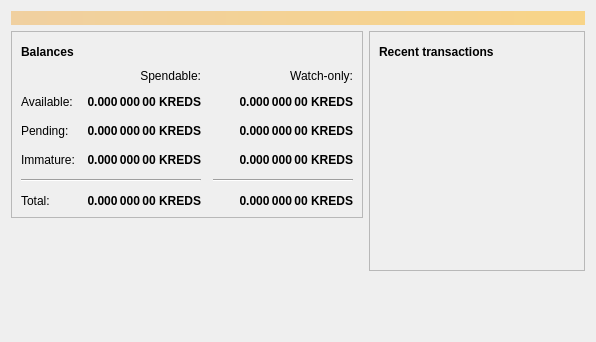
<?xml version="1.0" encoding="UTF-8"?>
<ui version="4.0">
 <class>OverviewPage</class>
 <widget class="QWidget" name="OverviewPage">
  <property name="geometry">
   <rect>
    <x>0</x>
    <y>0</y>
    <width>596</width>
    <height>342</height>
   </rect>
  </property>
  <property name="windowTitle">
   <string>Form</string>
  </property>
  <layout class="QVBoxLayout" name="topLayout">
   <item>
    <widget class="QLabel" name="labelAlerts">
     <property name="visible">
      <bool>false</bool>
     </property>
     <property name="styleSheet">
      <string notr="true">QLabel { background-color: qlineargradient(x1: 0, y1: 0, x2: 1, y2: 0, stop:0 #F0D0A0, stop:1 #F8D488); color:#000000; }</string>
     </property>
     <property name="wordWrap">
      <bool>true</bool>
     </property>
     <property name="margin">
      <number>3</number>
     </property>
     <property name="textInteractionFlags">
      <set>Qt::TextSelectableByMouse</set>
     </property>
    </widget>
   </item>
   <item>
    <layout class="QHBoxLayout" name="horizontalLayout" stretch="1,1">
     <item>
      <layout class="QVBoxLayout" name="verticalLayout_2">
       <item>
        <widget class="QFrame" name="frame">
         <property name="frameShape">
          <enum>QFrame::StyledPanel</enum>
         </property>
         <property name="frameShadow">
          <enum>QFrame::Raised</enum>
         </property>
         <layout class="QVBoxLayout" name="verticalLayout_4">
          <item>
           <layout class="QHBoxLayout" name="horizontalLayout_4">
            <item>
             <widget class="QLabel" name="label_5">
              <property name="font">
               <font>
                <weight>75</weight>
                <bold>true</bold>
               </font>
              </property>
              <property name="text">
               <string>Balances</string>
              </property>
             </widget>
            </item>
            <item>
             <widget class="QPushButton" name="labelWalletStatus">
              <property name="enabled">
               <bool>true</bool>
              </property>
              <property name="maximumSize">
               <size>
                <width>30</width>
                <height>16777215</height>
               </size>
              </property>
              <property name="toolTip">
               <string>The displayed information may be out of date. Your wallet automatically synchronizes with the Kreds network after a connection is established, but this process has not completed yet.</string>
              </property>
              <property name="text">
               <string/>
              </property>
              <property name="icon">
               <iconset resource="../kreds.qrc">
                <normaloff>:/icons/warning</normaloff>
                <disabledoff>:/icons/warning</disabledoff>:/icons/warning</iconset>
              </property>
              <property name="iconSize">
               <size>
                <width>24</width>
                <height>24</height>
               </size>
              </property>
              <property name="flat">
               <bool>true</bool>
              </property>
             </widget>
            </item>
            <item>
             <spacer name="horizontalSpacer_3">
              <property name="orientation">
               <enum>Qt::Horizontal</enum>
              </property>
              <property name="sizeHint" stdset="0">
               <size>
                <width>40</width>
                <height>20</height>
               </size>
              </property>
             </spacer>
            </item>
           </layout>
          </item>
          <item>
           <layout class="QGridLayout" name="gridLayout">
            <property name="spacing">
             <number>12</number>
            </property>
            <item row="2" column="2">
             <widget class="QLabel" name="labelWatchPending">
              <property name="font">
               <font>
                <weight>75</weight>
                <bold>true</bold>
               </font>
              </property>
              <property name="cursor">
               <cursorShape>IBeamCursor</cursorShape>
              </property>
              <property name="toolTip">
               <string>Unconfirmed transactions to watch-only addresses</string>
              </property>
              <property name="text">
               <string notr="true">0.000 000 00 KREDS</string>
              </property>
              <property name="alignment">
               <set>Qt::AlignRight|Qt::AlignTrailing|Qt::AlignVCenter</set>
              </property>
              <property name="textInteractionFlags">
               <set>Qt::LinksAccessibleByMouse|Qt::TextSelectableByKeyboard|Qt::TextSelectableByMouse</set>
              </property>
             </widget>
            </item>
            <item row="2" column="1">
             <widget class="QLabel" name="labelUnconfirmed">
              <property name="font">
               <font>
                <weight>75</weight>
                <bold>true</bold>
               </font>
              </property>
              <property name="cursor">
               <cursorShape>IBeamCursor</cursorShape>
              </property>
              <property name="toolTip">
               <string>Total of transactions that have yet to be confirmed, and do not yet count toward the spendable balance</string>
              </property>
              <property name="text">
               <string notr="true">0.000 000 00 KREDS</string>
              </property>
              <property name="alignment">
               <set>Qt::AlignRight|Qt::AlignTrailing|Qt::AlignVCenter</set>
              </property>
              <property name="textInteractionFlags">
               <set>Qt::LinksAccessibleByMouse|Qt::TextSelectableByKeyboard|Qt::TextSelectableByMouse</set>
              </property>
             </widget>
            </item>
            <item row="3" column="2">
             <widget class="QLabel" name="labelWatchImmature">
              <property name="font">
               <font>
                <weight>75</weight>
                <bold>true</bold>
               </font>
              </property>
              <property name="cursor">
               <cursorShape>IBeamCursor</cursorShape>
              </property>
              <property name="toolTip">
               <string>Mined balance in watch-only addresses that has not yet matured</string>
              </property>
              <property name="text">
               <string notr="true">0.000 000 00 KREDS</string>
              </property>
              <property name="alignment">
               <set>Qt::AlignRight|Qt::AlignTrailing|Qt::AlignVCenter</set>
              </property>
              <property name="textInteractionFlags">
               <set>Qt::LinksAccessibleByMouse|Qt::TextSelectableByKeyboard|Qt::TextSelectableByMouse</set>
              </property>
             </widget>
            </item>
            <item row="4" column="0" colspan="2">
             <widget class="Line" name="line">
              <property name="orientation">
               <enum>Qt::Horizontal</enum>
              </property>
             </widget>
            </item>
            <item row="4" column="2">
             <widget class="Line" name="lineWatchBalance">
              <property name="sizePolicy">
               <sizepolicy hsizetype="Preferred" vsizetype="Fixed">
                <horstretch>0</horstretch>
                <verstretch>0</verstretch>
               </sizepolicy>
              </property>
              <property name="minimumSize">
               <size>
                <width>140</width>
                <height>0</height>
               </size>
              </property>
              <property name="orientation">
               <enum>Qt::Horizontal</enum>
              </property>
             </widget>
            </item>
            <item row="5" column="0">
             <widget class="QLabel" name="labelTotalText">
              <property name="text">
               <string>Total:</string>
              </property>
             </widget>
            </item>
            <item row="3" column="1">
             <widget class="QLabel" name="labelImmature">
              <property name="font">
               <font>
                <weight>75</weight>
                <bold>true</bold>
               </font>
              </property>
              <property name="cursor">
               <cursorShape>IBeamCursor</cursorShape>
              </property>
              <property name="toolTip">
               <string>Mined balance that has not yet matured</string>
              </property>
              <property name="text">
               <string notr="true">0.000 000 00 KREDS</string>
              </property>
              <property name="alignment">
               <set>Qt::AlignRight|Qt::AlignTrailing|Qt::AlignVCenter</set>
              </property>
              <property name="textInteractionFlags">
               <set>Qt::LinksAccessibleByMouse|Qt::TextSelectableByKeyboard|Qt::TextSelectableByMouse</set>
              </property>
             </widget>
            </item>
            <item row="2" column="3">
             <spacer name="horizontalSpacer_2">
              <property name="orientation">
               <enum>Qt::Horizontal</enum>
              </property>
              <property name="sizeHint" stdset="0">
               <size>
                <width>40</width>
                <height>20</height>
               </size>
              </property>
             </spacer>
            </item>
            <item row="3" column="0">
             <widget class="QLabel" name="labelImmatureText">
              <property name="text">
               <string>Immature:</string>
              </property>
             </widget>
            </item>
            <item row="5" column="1">
             <widget class="QLabel" name="labelTotal">
              <property name="font">
               <font>
                <weight>75</weight>
                <bold>true</bold>
               </font>
              </property>
              <property name="cursor">
               <cursorShape>IBeamCursor</cursorShape>
              </property>
              <property name="toolTip">
               <string>Your current total balance</string>
              </property>
              <property name="text">
               <string notr="true">0.000 000 00 KREDS</string>
              </property>
              <property name="alignment">
               <set>Qt::AlignRight|Qt::AlignTrailing|Qt::AlignVCenter</set>
              </property>
              <property name="textInteractionFlags">
               <set>Qt::LinksAccessibleByMouse|Qt::TextSelectableByKeyboard|Qt::TextSelectableByMouse</set>
              </property>
             </widget>
            </item>
            <item row="5" column="2">
             <widget class="QLabel" name="labelWatchTotal">
              <property name="font">
               <font>
                <weight>75</weight>
                <bold>true</bold>
               </font>
              </property>
              <property name="cursor">
               <cursorShape>IBeamCursor</cursorShape>
              </property>
              <property name="toolTip">
               <string>Current total balance in watch-only addresses</string>
              </property>
              <property name="text">
               <string notr="true">0.000 000 00 KREDS</string>
              </property>
              <property name="alignment">
               <set>Qt::AlignRight|Qt::AlignTrailing|Qt::AlignVCenter</set>
              </property>
              <property name="textInteractionFlags">
               <set>Qt::LinksAccessibleByMouse|Qt::TextSelectableByKeyboard|Qt::TextSelectableByMouse</set>
              </property>
             </widget>
            </item>
            <item row="0" column="2">
             <widget class="QLabel" name="labelWatchonly">
              <property name="text">
               <string>Watch-only:</string>
              </property>
              <property name="alignment">
               <set>Qt::AlignRight|Qt::AlignTrailing|Qt::AlignVCenter</set>
              </property>
             </widget>
            </item>
            <item row="1" column="0">
             <widget class="QLabel" name="labelBalanceText">
              <property name="text">
               <string>Available:</string>
              </property>
             </widget>
            </item>
            <item row="1" column="1">
             <widget class="QLabel" name="labelBalance">
              <property name="font">
               <font>
                <weight>75</weight>
                <bold>true</bold>
               </font>
              </property>
              <property name="cursor">
               <cursorShape>IBeamCursor</cursorShape>
              </property>
              <property name="toolTip">
               <string>Your current spendable balance</string>
              </property>
              <property name="text">
               <string notr="true">0.000 000 00 KREDS</string>
              </property>
              <property name="alignment">
               <set>Qt::AlignRight|Qt::AlignTrailing|Qt::AlignVCenter</set>
              </property>
              <property name="textInteractionFlags">
               <set>Qt::LinksAccessibleByMouse|Qt::TextSelectableByKeyboard|Qt::TextSelectableByMouse</set>
              </property>
             </widget>
            </item>
            <item row="1" column="2">
             <widget class="QLabel" name="labelWatchAvailable">
              <property name="font">
               <font>
                <weight>75</weight>
                <bold>true</bold>
               </font>
              </property>
              <property name="cursor">
               <cursorShape>IBeamCursor</cursorShape>
              </property>
              <property name="toolTip">
               <string>Your current balance in watch-only addresses</string>
              </property>
              <property name="text">
               <string notr="true">0.000 000 00 KREDS</string>
              </property>
              <property name="alignment">
               <set>Qt::AlignRight|Qt::AlignTrailing|Qt::AlignVCenter</set>
              </property>
              <property name="textInteractionFlags">
               <set>Qt::LinksAccessibleByMouse|Qt::TextSelectableByKeyboard|Qt::TextSelectableByMouse</set>
              </property>
             </widget>
            </item>
            <item row="2" column="0">
             <widget class="QLabel" name="labelPendingText">
              <property name="text">
               <string>Pending:</string>
              </property>
             </widget>
            </item>
            <item row="0" column="1">
             <widget class="QLabel" name="labelSpendable">
              <property name="text">
               <string>Spendable:</string>
              </property>
              <property name="alignment">
               <set>Qt::AlignRight|Qt::AlignTrailing|Qt::AlignVCenter</set>
              </property>
             </widget>
            </item>
           </layout>
          </item>
         </layout>
        </widget>
       </item>
       <item>
        <spacer name="verticalSpacer">
         <property name="orientation">
          <enum>Qt::Vertical</enum>
         </property>
         <property name="sizeHint" stdset="0">
          <size>
           <width>20</width>
           <height>40</height>
          </size>
         </property>
        </spacer>
       </item>
      </layout>
     </item>
     <item>
      <layout class="QVBoxLayout" name="verticalLayout_3">
       <item>
        <widget class="QFrame" name="frame_2">
         <property name="frameShape">
          <enum>QFrame::StyledPanel</enum>
         </property>
         <property name="frameShadow">
          <enum>QFrame::Raised</enum>
         </property>
         <layout class="QVBoxLayout" name="verticalLayout">
          <item>
           <layout class="QHBoxLayout" name="horizontalLayout_2">
            <item>
             <widget class="QLabel" name="label_4">
              <property name="font">
               <font>
                <weight>75</weight>
                <bold>true</bold>
               </font>
              </property>
              <property name="text">
               <string>Recent transactions</string>
              </property>
             </widget>
            </item>
            <item>
             <widget class="QPushButton" name="labelTransactionsStatus">
              <property name="enabled">
               <bool>true</bool>
              </property>
              <property name="maximumSize">
               <size>
                <width>30</width>
                <height>16777215</height>
               </size>
              </property>
              <property name="toolTip">
               <string>The displayed information may be out of date. Your wallet automatically synchronizes with the Kreds network after a connection is established, but this process has not completed yet.</string>
              </property>
              <property name="text">
               <string/>
              </property>
              <property name="icon">
               <iconset resource="../kreds.qrc">
                <normaloff>:/icons/warning</normaloff>
                <disabledoff>:/icons/warning</disabledoff>:/icons/warning</iconset>
              </property>
              <property name="iconSize">
               <size>
                <width>24</width>
                <height>24</height>
               </size>
              </property>
              <property name="flat">
               <bool>true</bool>
              </property>
             </widget>
            </item>
            <item>
             <spacer name="horizontalSpacer">
              <property name="orientation">
               <enum>Qt::Horizontal</enum>
              </property>
              <property name="sizeHint" stdset="0">
               <size>
                <width>40</width>
                <height>20</height>
               </size>
              </property>
             </spacer>
            </item>
           </layout>
          </item>
          <item>
           <widget class="QListView" name="listTransactions">
            <property name="styleSheet">
             <string notr="true">QListView { background: transparent; }</string>
            </property>
            <property name="frameShape">
             <enum>QFrame::NoFrame</enum>
            </property>
            <property name="verticalScrollBarPolicy">
             <enum>Qt::ScrollBarAlwaysOff</enum>
            </property>
            <property name="horizontalScrollBarPolicy">
             <enum>Qt::ScrollBarAlwaysOff</enum>
            </property>
            <property name="selectionMode">
             <enum>QAbstractItemView::NoSelection</enum>
            </property>
           </widget>
          </item>
         </layout>
        </widget>
       </item>
       <item>
        <spacer name="verticalSpacer_2">
         <property name="orientation">
          <enum>Qt::Vertical</enum>
         </property>
         <property name="sizeHint" stdset="0">
          <size>
           <width>20</width>
           <height>40</height>
          </size>
         </property>
        </spacer>
       </item>
      </layout>
     </item>
    </layout>
   </item>
  </layout>
 </widget>
 <resources/>
 <connections/>
</ui>
